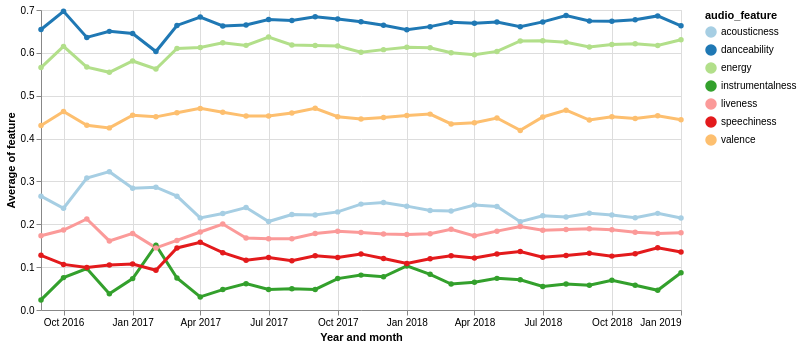

Describe this chart as a Vega-Lite specification.
### Vega-Lite specification from a JSON file in a GitHub repository (floating-point values rounded to 4 significant figures; data arrays with more than 128 entries replaced by an {"elided": "..."} marker saying what was removed)
{"usermeta": {"embedOptions": {"theme": "urbaninstitute"}}, "config": {"view": {"continuousWidth": 400, "continuousHeight": 300}}, "layer": [{"mark": {"type": "line", "size": 3}, "encoding": {"color": {"type": "nominal", "field": "audio_feature"}, "opacity": {"condition": {"value": 1, "selection": "selector005"}, "value": 0.2}, "tooltip": [{"type": "nominal", "field": "audio_feature"}, {"type": "quantitative", "field": "mean"}], "x": {"type": "temporal", "field": "datetime", "timeUnit": "yearmonth", "title": "Year and month"}, "y": {"type": "quantitative", "field": "mean", "title": "Average of feature"}}, "selection": {"selector005": {"type": "multi", "fields": ["audio_feature"], "bind": "legend"}}, "width": 640}, {"mark": "circle", "encoding": {"color": {"type": "nominal", "field": "audio_feature", "scale": {"scheme": "paired"}}, "opacity": {"condition": {"value": 1, "selection": "selector005"}, "value": 0.2}, "x": {"type": "temporal", "field": "datetime", "timeUnit": "yearmonth", "title": "Year and month"}, "y": {"type": "quantitative", "field": "mean", "title": "Average of feature"}}, "width": 640}], "data": {"name": "data-9b978c7949f4b23ab4636dc06b0e11bc"}, "$schema": "https://vega.github.io/schema/vega-lite/v4.8.1.json", "datasets": {"data-9b978c7949f4b23ab4636dc06b0e11bc": {"elided": "203 records"}}}
